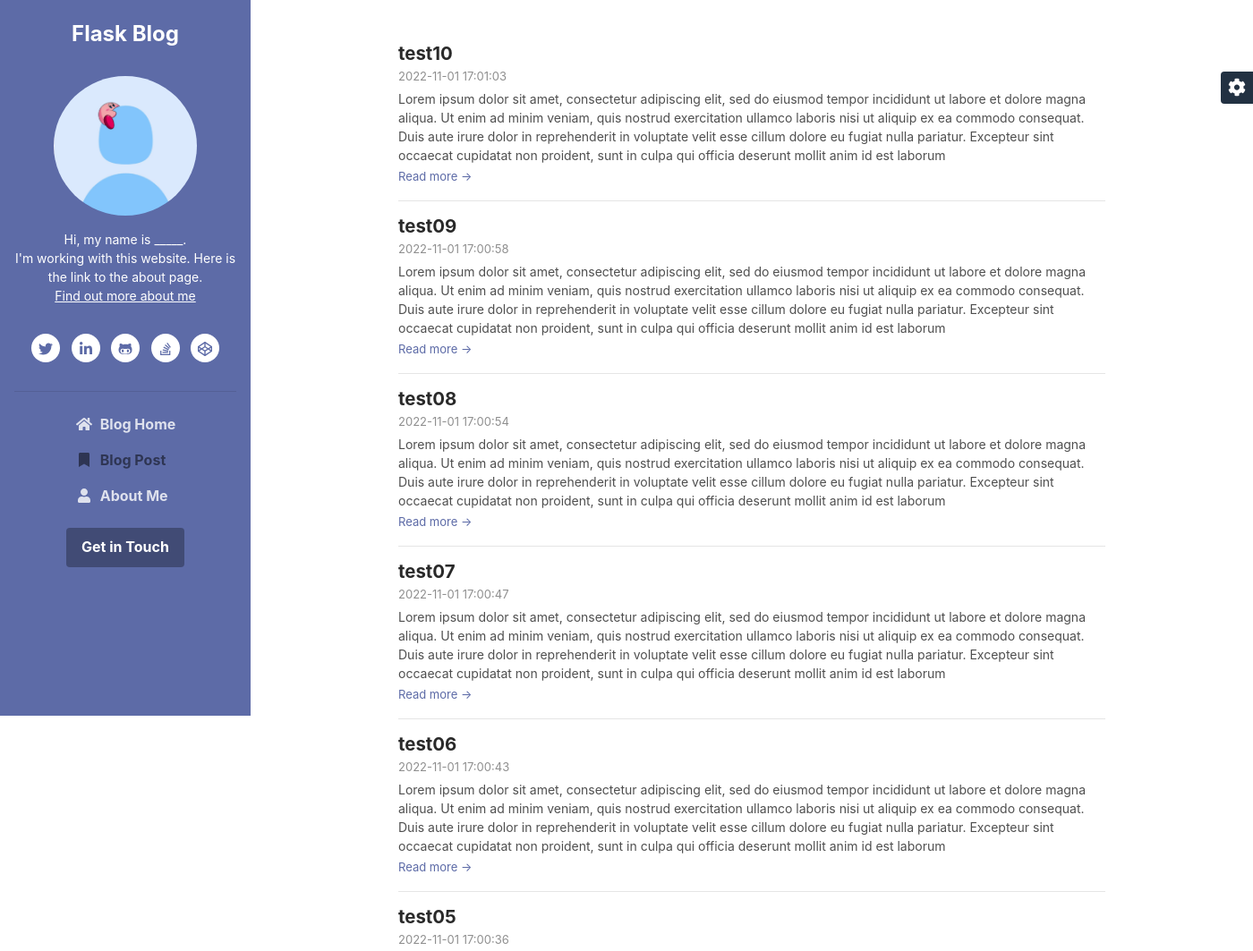
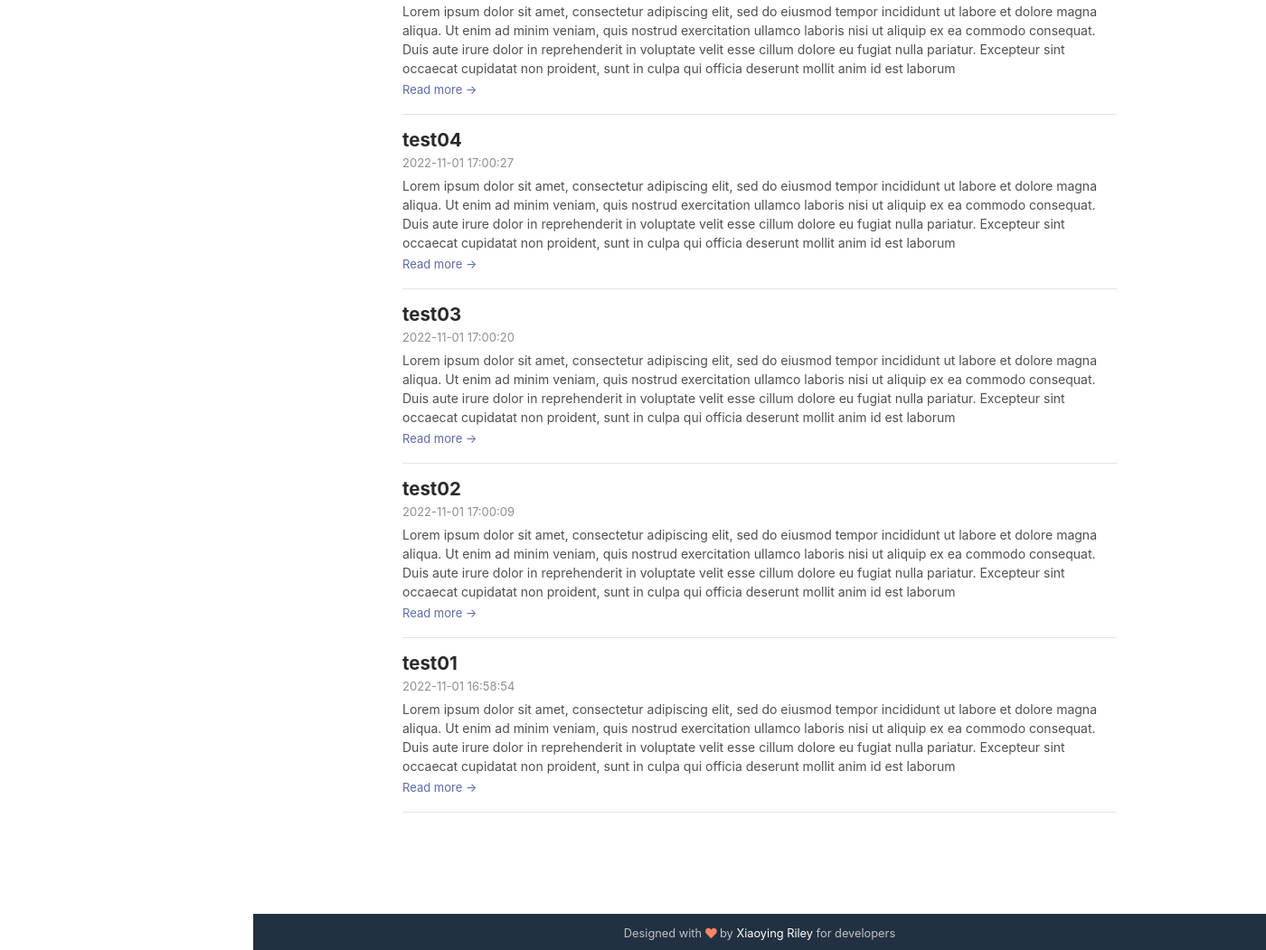
Page /bloglist on the committed database (2 pictures, top to bottom).
### tables this page shows
CREATE TABLE post(
  id INTEGER PRIMARY KEY AUTOINCREMENT,
  created TIMESTAMP NOT NULL DEFAULT CURRENT_TIMESTAMP,
  title TEXT NOT NULL,
  body TEXT NOT NULL
);

### main.py (the view)
@app.route("/bloglist")
def bloglist():
    db = sqlite3.connect("instance/posts.sqlite")
    result = db.execute("""
        SELECT title, created, body, id FROM post
        ORDER BY created DESC
    """)
    rlist = result.fetchall()
    return render_template('blog-list.html', result = rlist)

### templates/blog-list.html (shortened to what this page needs)
{% extends "base.html" %}
{% block navbar_nav %}
<ul class="navbar-nav flex-column text-left">
	<li class="nav-item">
		<a class="nav-link" href="{{url_for('index')}}"><i class="fas fa-home fa-fw mr-2"></i>Blog Home
		</a>
	</li>
	<li class="nav-item active">
		<a class="nav-link" href="{{url_for('bloglist')}}"><i class="fas fa-bookmark fa-fw mr-2"></i>Blog Post</a>
	</li>
	<li class="nav-item">
		<a class="nav-link" href="{{url_for('about')}}"><i class="fas fa-user fa-fw mr-2"></i>About
			Me</a>
	</li>
</ul>
{% endblock navbar_nav %}
{% block content %}
<div class="main-wrapper">
	<section class="blog-list px-3 py-5 p-md-5">
		<div class="container">
			<div class="item mb-5">
				<div class="media">
					<div class="media-body">
						{% for i in result %}
						<h3 class="title mb-1"><a href="{{url_for('blogpost_bp.blog_post',id=i[3])}}">{{i[0]}}</a></h3>
						<div class="meta mb-1"><span class="date">{{i[1]}}</span></div>
						<div class="intro">{{i[2]}}</div>
						<a class="more-link" href="{{url_for('blogpost_bp.blog_post',id=i[3])}}">Read more &rarr;</a>
						<hr />
						{% endfor %}
					</div>
				</div>
			</div>
		</div>
	</section>
	<footer class="footer text-center py-2 theme-bg-dark">
		<small class="copyright">Designed with <i class="fas fa-heart" style="color: #fb866a;"></i> by <a
				href="http://themes.3rdwavemedia.com" target="_blank">Xiaoying Riley</a> for developers</small>
	</footer>
</div>
{% endblock content %}

### templates/base.html (shortened to what this page needs)
<!DOCTYPE html>
<html lang="en">
<head>
    <link id="theme-style" rel="stylesheet" href="{{ url_for('static', filename='assets/css/theme-7.css')}}">
</head>
<body>
    <header class="header text-center">
        <h1 class="blog-name pt-lg-4 mb-0"><a href="{{url_for('index')}}">Flask Blog</a></h1>
        <nav class="navbar navbar-expand-lg navbar-dark">
            <div id="navigation" class="collapse navbar-collapse flex-column">
                <div class="profile-section pt-3 pt-lg-0">
                    <img class="profile-image mb-3 rounded-circle mx-auto"
                        src="{{ url_for('static', filename='assets/images/profile.png')}}" alt="image">
                    <div class="bio mb-3">Hi, my name is _____.<br /> I'm working with this website. Here is the
                        link to the about page.<br><a href="{{url_for('about')}}">Find out more about me</a>
                    </div>
                    <ul class="social-list list-inline py-3 mx-auto">
                        <li class="list-inline-item"><a href="#"><i class="fab fa-twitter fa-fw"></i></a></li>
                        <li class="list-inline-item"><a href="#"><i class="fab fa-linkedin-in fa-fw"></i></a></li>
                        <li class="list-inline-item"><a href="#"><i class="fab fa-github-alt fa-fw"></i></a></li>
                        <li class="list-inline-item"><a href="#"><i class="fab fa-stack-overflow fa-fw"></i></a></li>
                        <li class="list-inline-item"><a href="#"><i class="fab fa-codepen fa-fw"></i></a></li>
                    </ul>
                    <hr>
                </div>
                {% block navbar_nav %}
                {% endblock navbar_nav %}
                <div class="my-2 my-md-3">
                    <a class="btn btn-primary" href="#" >Get in Touch</a>
                </div>
            </div>
        </nav>
    </header>
    {% block content %}
    {% endblock content %}
    <div id="config-panel" class="config-panel d-none d-lg-block">
        <div class="panel-inner">
            <a id="config-trigger" class="config-trigger config-panel-hide text-center" href="#"><i
                    class="fas fa-cog fa-spin mx-auto" data-fa-transform="down-6"></i></a>
        </div>
    </div>
</body>
</html>

### rows in the picture
post: title "test10", created "2022-11-01 17:01:03", body "Lorem ipsum dolor sit amet, consectetur adipiscing elit, sed do eiusmod tempor incididunt ut labore et dolore magna aliqua. Ut enim ad minim veniam, quis nostrud exercitation ullamco laboris nisi ut aliquip ex ea commodo consequat. Duis aute irure dolor in reprehenderit in voluptate velit esse cillum dolore eu fugiat nulla pariatur. Excepteur sint occaecat cupidatat non proident, sunt in culpa qui officia deserunt mollit anim id est laborum"
post: title "test09", created "2022-11-01 17:00:58", body "Lorem ipsum dolor sit amet, consectetur adipiscing elit, sed do eiusmod tempor incididunt ut labore et dolore magna aliqua. Ut enim ad minim veniam, quis nostrud exercitation ullamco laboris nisi ut aliquip ex ea commodo consequat. Duis aute irure dolor in reprehenderit in voluptate velit esse cillum dolore eu fugiat nulla pariatur. Excepteur sint occaecat cupidatat non proident, sunt in culpa qui officia deserunt mollit anim id est laborum"
post: title "test08", created "2022-11-01 17:00:54", body "Lorem ipsum dolor sit amet, consectetur adipiscing elit, sed do eiusmod tempor incididunt ut labore et dolore magna aliqua. Ut enim ad minim veniam, quis nostrud exercitation ullamco laboris nisi ut aliquip ex ea commodo consequat. Duis aute irure dolor in reprehenderit in voluptate velit esse cillum dolore eu fugiat nulla pariatur. Excepteur sint occaecat cupidatat non proident, sunt in culpa qui officia deserunt mollit anim id est laborum"
post: title "test07", created "2022-11-01 17:00:47", body "Lorem ipsum dolor sit amet, consectetur adipiscing elit, sed do eiusmod tempor incididunt ut labore et dolore magna aliqua. Ut enim ad minim veniam, quis nostrud exercitation ullamco laboris nisi ut aliquip ex ea commodo consequat. Duis aute irure dolor in reprehenderit in voluptate velit esse cillum dolore eu fugiat nulla pariatur. Excepteur sint occaecat cupidatat non proident, sunt in culpa qui officia deserunt mollit anim id est laborum"
post: title "test06", created "2022-11-01 17:00:43", body "Lorem ipsum dolor sit amet, consectetur adipiscing elit, sed do eiusmod tempor incididunt ut labore et dolore magna aliqua. Ut enim ad minim veniam, quis nostrud exercitation ullamco laboris nisi ut aliquip ex ea commodo consequat. Duis aute irure dolor in reprehenderit in voluptate velit esse cillum dolore eu fugiat nulla pariatur. Excepteur sint occaecat cupidatat non proident, sunt in culpa qui officia deserunt mollit anim id est laborum"
post: title "test05", created "2022-11-01 17:00:36", body "Lorem ipsum dolor sit amet, consectetur adipiscing elit, sed do eiusmod tempor incididunt ut labore et dolore magna aliqua. Ut enim ad minim veniam, quis nostrud exercitation ullamco laboris nisi ut aliquip ex ea commodo consequat. Duis aute irure dolor in reprehenderit in voluptate velit esse cillum dolore eu fugiat nulla pariatur. Excepteur sint occaecat cupidatat non proident, sunt in culpa qui officia deserunt mollit anim id est laborum"
post: title "test04", created "2022-11-01 17:00:27", body "Lorem ipsum dolor sit amet, consectetur adipiscing elit, sed do eiusmod tempor incididunt ut labore et dolore magna aliqua. Ut enim ad minim veniam, quis nostrud exercitation ullamco laboris nisi ut aliquip ex ea commodo consequat. Duis aute irure dolor in reprehenderit in voluptate velit esse cillum dolore eu fugiat nulla pariatur. Excepteur sint occaecat cupidatat non proident, sunt in culpa qui officia deserunt mollit anim id est laborum"
post: title "test03", created "2022-11-01 17:00:20", body "Lorem ipsum dolor sit amet, consectetur adipiscing elit, sed do eiusmod tempor incididunt ut labore et dolore magna aliqua. Ut enim ad minim veniam, quis nostrud exercitation ullamco laboris nisi ut aliquip ex ea commodo consequat. Duis aute irure dolor in reprehenderit in voluptate velit esse cillum dolore eu fugiat nulla pariatur. Excepteur sint occaecat cupidatat non proident, sunt in culpa qui officia deserunt mollit anim id est laborum"
post: title "test02", created "2022-11-01 17:00:09", body "Lorem ipsum dolor sit amet, consectetur adipiscing elit, sed do eiusmod tempor incididunt ut labore et dolore magna aliqua. Ut enim ad minim veniam, quis nostrud exercitation ullamco laboris nisi ut aliquip ex ea commodo consequat. Duis aute irure dolor in reprehenderit in voluptate velit esse cillum dolore eu fugiat nulla pariatur. Excepteur sint occaecat cupidatat non proident, sunt in culpa qui officia deserunt mollit anim id est laborum"
post: title "test01", created "2022-11-01 16:58:54", body "Lorem ipsum dolor sit amet, consectetur adipiscing elit, sed do eiusmod tempor incididunt ut labore et dolore magna aliqua. Ut enim ad minim veniam, quis nostrud exercitation ullamco laboris nisi ut aliquip ex ea commodo consequat. Duis aute irure dolor in reprehenderit in voluptate velit esse cillum dolore eu fugiat nulla pariatur. Excepteur sint occaecat cupidatat non proident, sunt in culpa qui officia deserunt mollit anim id est laborum"
